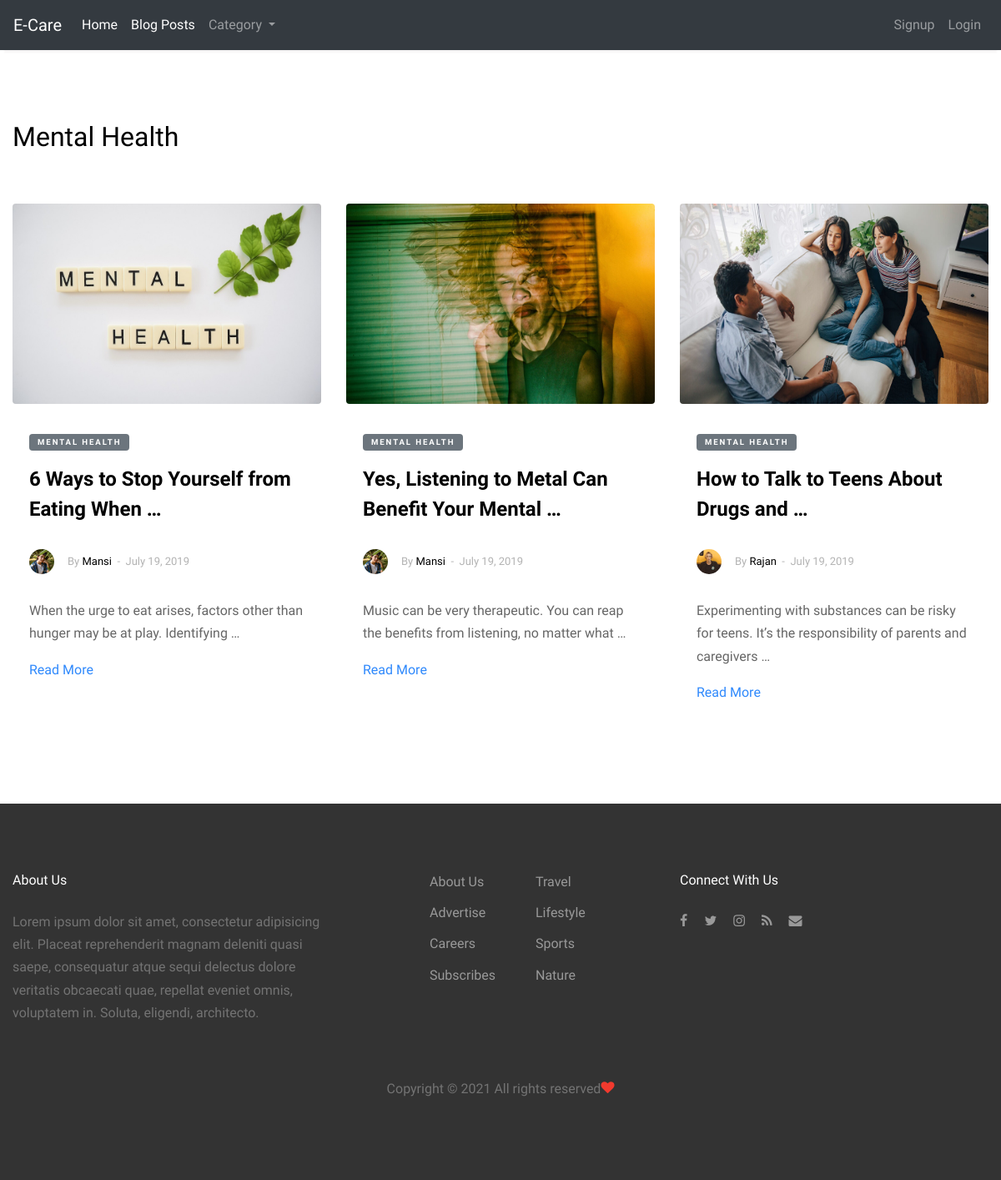
/catpost/1, run on the app's committed database.
### app/models.py (models this page shows, shortened)
class Category(models.Model):
	title = models.CharField(max_length=100, verbose_name='Title')
	def __str__(self):
		return self.title

class Post(models.Model):
	title = models.CharField(max_length=255)
	slug = models.SlugField(unique=True)
	status = models.CharField(choices=STATUS_CHOICES, default='draft', max_length=10)
	publication_date = models.DateTimeField(default=now)
	category = models.ForeignKey(Category, on_delete=models.CASCADE)
	picture = models.ImageField(upload_to=filepath, null=True , blank=True)
	summary = models.TextField(max_length=1000)
	content = models.TextField(max_length=1000)
	author = models.CharField(max_length=30)

class Patient(models.Model):
    image = models.ImageField(upload_to=filepath, null=True , blank=True)
    username = models.CharField(max_length=50)
    first_name = models.CharField(max_length=50)
    last_name = models.CharField(max_length=50)
    email = models.EmailField()
    DorP = models.CharField(max_length=2, default='1')
    line1 = models.TextField(max_length=500)
    state = models.CharField(max_length=500)
    city = models.CharField(max_length=500)
    pincode = models.PositiveBigIntegerField()
    password = models.CharField(max_length=500)
    cpassword = models.CharField(max_length=500)

### app/views.py (the view)
# urls.py: path('catpost/<int:catid>', allpostbycategory , name='allpostbycategory'),
def allpostbycategory(request, catid):
    categories = Category.objects.all()
    cat = Category.objects.filter(id=catid).first()
    publishpost = Post.objects.filter(category=cat)
    return render(request,'catpost.html', {'publishpost':publishpost, 'catname':cat.title , 'categories':categories})

### app/templatetags/getname.py (called while the page is built)
@register.filter(name='author_name')
def author_name(id):
    created_by = Patient.objects.filter(id=id).first()
    return created_by.first_name

@register.filter(name='author_img')
def author_img(id):
    created_by = Patient.objects.filter(id=id).first()
    return created_by.image.url

### app/templates/catpost.html (shortened to what this page needs)
<!doctype html>
<html lang="en">
{% load static %}
{% load getname %}
<head>
  <link rel="stylesheet" href="https://maxcdn.bootstrapcdn.com/bootstrap/4.0.0/css/bootstrap.min.css"
>
<link rel="stylesheet" href="{% static 'lost/fonts/icomoon/style.css' %}">
<link rel="stylesheet" href="{% static 'lost/css/bootstrap.min.css' %}">
<link rel="stylesheet" href="{% static 'lost/css/magnific-popup.css' %}">
<link rel="stylesheet" href="{% static 'lost/css/jquery-ui.css' %}">
<link rel="stylesheet" href="{% static 'lost/css/owl.carousel.min.css' %}">
<link rel="stylesheet" href="{% static 'lost/css/owl.theme.default.min.css' %}">
<link rel="stylesheet" href="{% static 'lost/css/bootstrap-datepicker.css' %}">
<link rel="stylesheet" href="{% static 'lost/fonts/flaticon/font/flaticon.css' %}">
<link rel="stylesheet" href="{% static 'lost/css/aos.css' %}">
<link rel="stylesheet" href="{% static 'lost/css/style.css' %}">
</head>
<body>
  <nav class="one-edge-shadow
  sticky-top navbar
  navbar-expand-lg
   navbar-dark bg-dark">
    <a class="navbar-brand" href="/">E-Care</a>
    <div class="collapse navbar-collapse" id="navbarSupportedContent">
      <ul class="navbar-nav mr-auto">
        <li class="nav-item active">
          <a class="nav-link" href="{% url 'patientpostview' %}">Home <span class="sr-only">(current)</span></a>
        </li>
        <li class="nav-item active">
          <a class="nav-link" href="{% url 'patientpostview' %}">Blog Posts <span class="sr-only">(current)</span></a>
        </li>
        <li class="nav-item dropdown">
          <a class="nav-link dropdown-toggle" href="#" id="navbarDropdown" role="button" data-toggle="dropdown" aria-haspopup="true" aria-expanded="false">
            Category
          </a>
        </li>
      </ul>
      <ul class=" navbar-nav my-2 my-lg-0">
        {% if request.session.patient %}
        <li class="nav-item ">
          <a class="nav-link" href="{% url 'profile' request.session.patient %}">Profile<span class="sr-only">(current)</span></a>
        </li>
        <li class="nav-item ">
          <a class="nav-link" href="{% url 'logout' %}">Logout<span class="sr-only">(current)</span></a>
        </li>
        {% else %}
        <li class="nav-item ">
          <a class="nav-link" href="{% url 'signupPatient' %}">Signup<span class="sr-only">(current)</span></a>
        </li>
        <li class="nav-item ">
          <a class="nav-link" href="{% url 'loginPatient' %}">Login<span class="sr-only">(current)</span></a>
        </li>
        {% endif %}
      </ul>
    </div>
  </nav>
<div class="site-wrap">
    <div class="site-section">
      <div class="container">
        <div class="row mb-5">
          <div class="col-12">
            <h2>{{catname}}</h2>
          </div>
        </div>
        <div class="row">
        {% for post in publishpost %}
          <div class="col-lg-4 mb-4">
            <div class="entry2">
              <a href="{% url 'fullview' post.slug %}"><img style="height:15rem;" src="{{post.picture.url}}" alt="Image" class="img-fluid rounded"></a>
              <div class="excerpt">
              <span class="post-category text-white bg-secondary mb-3">{{post.category}}</span>
              <h2><a href="{% url 'fullview' post.slug %}">{{post.title|truncatewords:8}}</a></h2>
              <div class="post-meta align-items-center text-left clearfix">
                <figure class="author-figure mb-0 mr-3 float-left"><img src="{{post.author|author_img}}" alt="image" class="img-fluid"></figure>
                <span class="d-inline-block mt-1">By <a href="">{{post.author|author_name}}</a></span>
                <span>&nbsp;-&nbsp; July 19, 2019</span>
              </div>
                <p>{{post.summary|truncatewords:15}}</p>
                <p><a href="{% url 'fullview' post.slug %}">Read More</a></p>
              </div>
            </div>
          </div>
        {% endfor %}
        </div>
      </div>
    </div>
    <div class="site-footer">
      <div class="container">
        <div class="row mb-5">
          <div class="col-md-4">
            <h3 class="footer-heading mb-4">About Us</h3>
            <p>Lorem ipsum dolor sit amet, consectetur adipisicing elit. Placeat reprehenderit magnam deleniti quasi saepe, consequatur atque sequi delectus dolore veritatis obcaecati quae, repellat eveniet omnis, voluptatem in. Soluta, eligendi, architecto.</p>
          </div>
          <div class="col-md-3 ml-auto">
            <ul class="list-unstyled float-left mr-5">
              <li><a href="#">About Us</a></li>
              <li><a href="#">Advertise</a></li>
              <li><a href="#">Careers</a></li>
              <li><a href="#">Subscribes</a></li>
            </ul>
            <ul class="list-unstyled float-left">
              <li><a href="#">Travel</a></li>
              <li><a href="#">Lifestyle</a></li>
              <li><a href="#">Sports</a></li>
              <li><a href="#">Nature</a></li>
            </ul>
          </div>
          <div class="col-md-4">
            <div>
              <h3 class="footer-heading mb-4">Connect With Us</h3>
              <p>
                <a href="#"><span class="icon-facebook pt-2 pr-2 pb-2 pl-0"></span></a>
                <a href="#"><span class="icon-twitter p-2"></span></a>
                <a href="#"><span class="icon-instagram p-2"></span></a>
                <a href="#"><span class="icon-rss p-2"></span></a>
                <a href="#"><span class="icon-envelope p-2"></span></a>
              </p>
            </div>
          </div>
        </div>
        <div class="row">
          <div class="col-12 text-center">
            <p>
              Copyright &copy;  All rights reserved<i class="icon-heart text-danger" aria-hidden="true"></i>
              </p>
          </div>
        </div>
      </div>
    </div>
  </div>
</body>
</html>

### app/static/lost/css/style.css (style rules this page uses)
body { line-height: 1.7; color: gray; font-weight: 300; font-size: 1rem; background: #fff; font-family: "Muli", -apple-system, BlinkMacSystemFont, "Segoe UI", Roboto, "Helvetica Neue", Arial, sans-serif, "Apple Color Emoji", "Segoe UI Emoji", "Segoe UI Symbol", "Noto Color Emoji"; }
a { -webkit-transition: .3s all ease; -o-transition: .3s all ease; transition: .3s all ease; color: #2f89fc; }
h1, h2, h3, h4, h5, .h1, .h2, .h3, .h4, .h5 { font-family: "Muli", -apple-system, BlinkMacSystemFont, "Segoe UI", Roboto, "Helvetica Neue", Arial, sans-serif, "Apple Color Emoji", "Segoe UI Emoji", "Segoe UI Symbol", "Noto Color Emoji"; line-height: 1.5; color: #000; }
.site-wrap:before { -webkit-transition: .3s all ease-in-out; -o-transition: .3s all ease-in-out; transition: .3s all ease-in-out; background: rgba(0, 0, 0, 0.6); content: ""; position: absolute; z-index: 2000; top: 0; left: 0; right: 0; bottom: 0; opacity: 0; visibility: hidden; }
.site-section { padding: 2.5em 0; }
@media (min-width: 768px) { .site-section { padding: 5em 0; } }
.site-footer { padding: 4em 0; background: #333333; }
@media (min-width: 768px) { .site-footer { padding: 5em 0; } }
.site-footer p { color: #737373; }
.site-footer h2, .site-footer h3, .site-footer h4, .site-footer h5 { color: #fff; }
.site-footer a { color: #999999; }
.site-footer ul li { margin-bottom: 10px; }
.site-footer .footer-heading { font-size: 16px; color: #fff; }
.container { max-width: 1200px; }
.muted, .entry2 p { color: #666666; }
.post-meta { font-size: 13px; color: #b3b3b3; }
.post-category { display: inline-block; padding: 2px 10px; border-radius: 4px; letter-spacing: .2em; font-weight: 700; font-size: .6rem; text-transform: uppercase; }
.entry2 img { margin-bottom: 30px; }
.entry2 h2 { font-size: 24px; margin-bottom: 30px; font-weight: 700; }
.entry2 h2 a { color: #000; }
.entry2 .excerpt { padding-left: 20px; padding-right: 20px; }
.entry2 .post-meta { color: #b3b3b3; font-size: 13px; width: 100%; display: block; }
.entry2 .post-meta a { color: #000; }
.entry2 .post-meta .author-figure img { width: 30px; border-radius: 50%; }

### app/templates/catpost.html (style rules this page uses)
nav { background-color: white; }
.one-edge-shadow { box-shadow: 0 8px 2px -5px rgb(246, 245, 245); }

### data on the page
Category: title "Mental Health"
Post: picture (picture), category "MENTAL HEALTH", title "6 Ways to Stop Yourself from Eating When …", author|author_img (picture), author|author_name "Mansi", summary "When the urge to eat arises, factors other than hunger may be at play. Identifying …"
Post: picture (picture), category "MENTAL HEALTH", title "Yes, Listening to Metal Can Benefit Your Mental …", author|author_img (picture), author|author_name "Mansi", summary "Music can be very therapeutic. You can reap the benefits from listening, no matter what …"
Post: picture (picture), category "MENTAL HEALTH", title "How to Talk to Teens About Drugs and …", author|author_img (picture), author|author_name "Rajan", summary "Experimenting with substances can be risky for teens. It’s the responsibility of parents and caregivers …"
